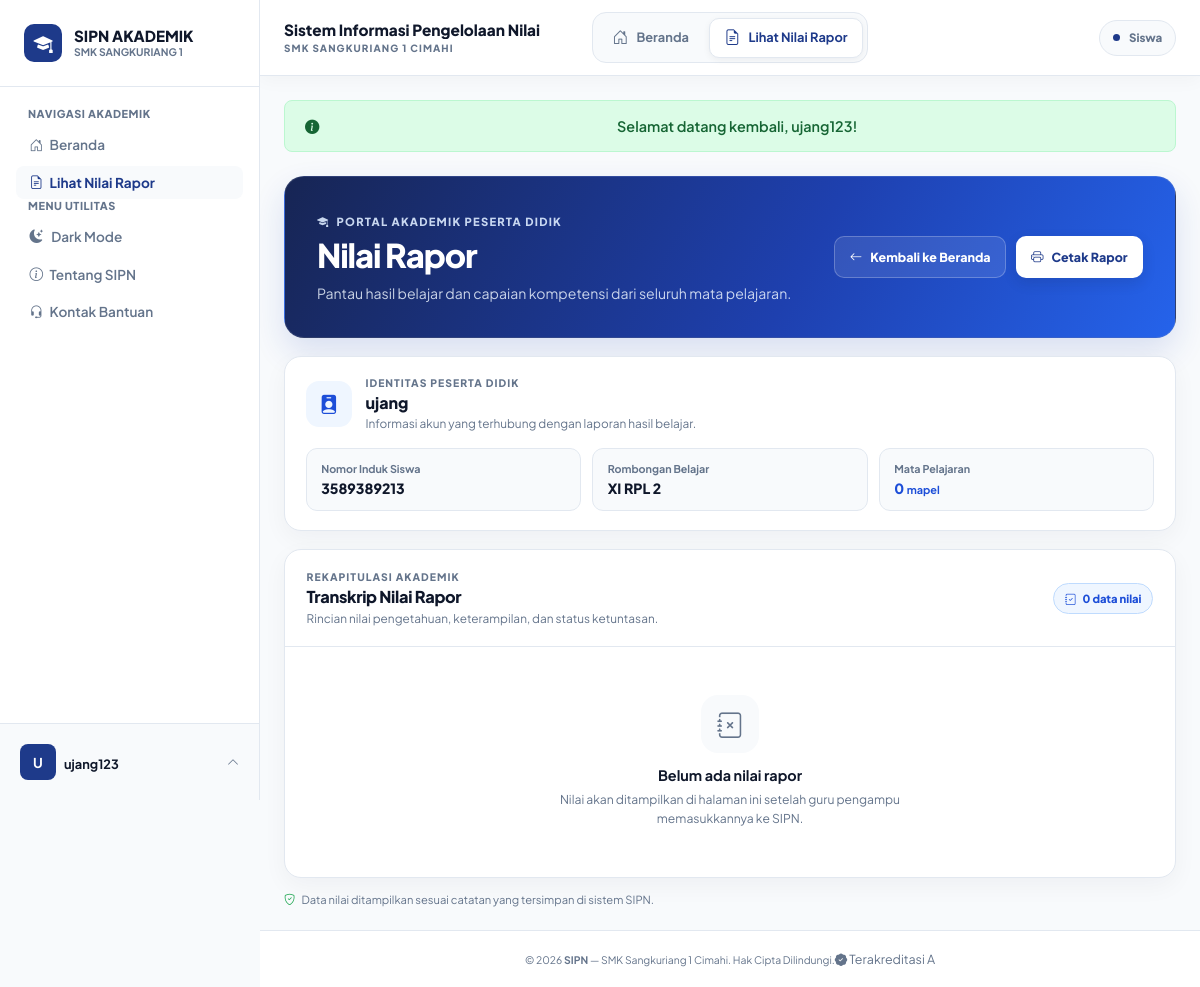
/siswa/lihat_nilai_rapor.php (signed in), run on the app's committed database.
### tables this page shows
CREATE TABLE `siswa` (
  `id` int(11) NOT NULL,
  `nis` varchar(10) NOT NULL,
  `nama` varchar(100) NOT NULL,
  `kelas` varchar(10) NOT NULL,
  `jenis_kelamin` enum('L','P') NOT NULL,
  `user_id` int(11) NOT NULL
);

### siswa/lihat_nilai_rapor.php (called while the page is built, shortened)
<?php
require_once __DIR__ . '/../includes/helper_fungsi.php';
require_once __DIR__ . '/../includes/helper_cek_login.php';
$user_id = (int) ($_SESSION['user_id'] ?? 0);
$query_siswa = mysqli_query(
    $conn,
    "SELECT id, nama, nis, kelas FROM siswa WHERE user_id = '$user_id' LIMIT 1"
);
$siswa = $query_siswa ? mysqli_fetch_assoc($query_siswa) : null;
$id_siswa = (int) ($siswa['id'] ?? 0);
$query_nilai = mysqli_query($conn, "
    SELECT
        nr.nilai_kkm,
        nr.nilai_pengetahuan,
        nr.nilai_keterampilan,
        nr.Keterangan,
        m.kode_mapel,
        m.nama_mapel,
        g.nama AS nama_guru
    FROM nilai_rapor nr
    JOIN mapel m ON nr.mapel_id = m.id
    JOIN guru g ON m.guru_id = g.id
    WHERE nr.siswa_id = '$id_siswa'
    ORDER BY m.nama_mapel ASC
");
$total_mapel = $query_nilai ? mysqli_num_rows($query_nilai) : 0;
require_once __DIR__ . '/../includes/template_header.php';
require __DIR__ . '/views/lihat_nilai_rapor_view.php';
require_once __DIR__ . '/../includes/template_footer.php';

### siswa/views/lihat_nilai_rapor_view.php (the view, shortened to what this page needs)
<div class="sipn-rapor-page">
    <section class="sipn-rapor-hero no-print" aria-labelledby="raporPageTitle">
        <div class="sipn-rapor-hero__copy">
            <span class="sipn-rapor-eyebrow">
                <i class="bi bi-mortarboard-fill" aria-hidden="true"></i>
                Portal Akademik Peserta Didik
            </span>
            <h1 id="raporPageTitle">Nilai Rapor</h1>
            <p>Pantau hasil belajar dan capaian kompetensi dari seluruh mata pelajaran.</p>
        </div>
        <div class="sipn-rapor-hero__actions">
            <a class="sipn-rapor-button sipn-rapor-button--secondary" href="<?= BASE_URL; ?>siswa/dashboard_siswa.php">
                <i class="bi bi-arrow-left" aria-hidden="true"></i>
                <span>Kembali ke Beranda</span>
            </a>
            <button type="button" data-print-trigger class="sipn-rapor-button sipn-rapor-button--primary">
                <i class="bi bi-printer" aria-hidden="true"></i>
                <span>Cetak Rapor</span>
            </button>
        </div>
    </section>
    <section class="sipn-rapor-identity" aria-label="Identitas peserta didik">
        <div class="sipn-rapor-identity__intro">
            <span class="sipn-rapor-identity__icon" aria-hidden="true"><i class="bi bi-person-badge-fill"></i></span>
            <div>
                <span class="sipn-rapor-section-kicker">Identitas Peserta Didik</span>
                <h2><?= htmlspecialchars((string) ($siswa['nama'] ?? 'Data siswa tidak tersedia'), ENT_QUOTES, 'UTF-8'); ?></h2>
                <p>Informasi akun yang terhubung dengan laporan hasil belajar.</p>
            </div>
        </div>
        <div class="sipn-rapor-identity__details">
            <div class="sipn-rapor-identity__item">
                <span>Nomor Induk Siswa</span>
                <strong><?= htmlspecialchars((string) ($siswa['nis'] ?? '-'), ENT_QUOTES, 'UTF-8'); ?></strong>
            </div>
            <div class="sipn-rapor-identity__item">
                <span>Rombongan Belajar</span>
                <strong><?= htmlspecialchars((string) ($siswa['kelas'] ?? '-'), ENT_QUOTES, 'UTF-8'); ?></strong>
            </div>
            <div class="sipn-rapor-identity__item sipn-rapor-identity__item--count">
                <span>Mata Pelajaran</span>
                <strong><?= number_format($total_mapel, 0, ',', '.'); ?> <small>mapel</small></strong>
            </div>
        </div>
    </section>
    <section class="sipn-rapor-card" aria-labelledby="raporTableTitle">
        <div class="sipn-rapor-card__header">
            <div>
                <span class="sipn-rapor-section-kicker">Rekapitulasi Akademik</span>
                <h2 id="raporTableTitle">Transkrip Nilai Rapor</h2>
                <p>Rincian nilai pengetahuan, keterampilan, dan status ketuntasan.</p>
            </div>
            <span class="sipn-rapor-total-pill">
                <i class="bi bi-journal-check" aria-hidden="true"></i>
                <?= number_format($total_mapel, 0, ',', '.'); ?> data nilai
            </span>
        </div>
        <?php if ($query_nilai && $total_mapel > 0): ?>
            <div class="sipn-rapor-table-wrap">
                <div class="table-responsive">
                    <table class="sipn-rapor-table">
                        <thead>
                            <tr>
                                <th rowspan="2" class="sipn-rapor-table__number">No.</th>
                                <th rowspan="2" class="sipn-rapor-table__subject">Mata Pelajaran</th>
                                <th rowspan="2" class="sipn-rapor-table__teacher">Guru Pengampu</th>
                                <th rowspan="2" class="sipn-rapor-table__center">KKM</th>
                                <th colspan="2" class="sipn-rapor-table__group">Capaian Kompetensi</th>
                                <th rowspan="2" class="sipn-rapor-table__center">Keterangan</th>
                            </tr>
                            <tr>
                                <th class="sipn-rapor-table__center">Pengetahuan</th>
                                <th class="sipn-rapor-table__center">Keterampilan</th>
                            </tr>
                        </thead>
                        <tbody>
                            <?php
                            $nomor = 1;
                            $urutan_baris = 0;
                            while ($row = mysqli_fetch_assoc($query_nilai)):
                                $keterangan = trim((string) ($row['Keterangan'] ?? '-'));
                                $is_tuntas = strtolower($keterangan) === 'tuntas';
                                $delay_baris = min($urutan_baris * 65, 780);
                            ?>
                                <tr class="sipn-rapor-row" style="--row-delay: <?= $delay_baris; ?>ms;">
                                    <td class="sipn-rapor-table__number"><?= $nomor++; ?></td>
                                    <td class="sipn-rapor-subject-cell">
                                        <strong><?= htmlspecialchars((string) $row['nama_mapel'], ENT_QUOTES, 'UTF-8'); ?></strong>
                                        <span><?= htmlspecialchars((string) $row['kode_mapel'], ENT_QUOTES, 'UTF-8'); ?></span>
                                    </td>
                                    <td class="sipn-rapor-teacher-cell"><?= htmlspecialchars((string) $row['nama_guru'], ENT_QUOTES, 'UTF-8'); ?></td>
                                    <td class="sipn-rapor-table__center"><span class="sipn-rapor-score sipn-rapor-score--target"><?= htmlspecialchars((string) $row['nilai_kkm'], ENT_QUOTES, 'UTF-8'); ?></span></td>
                                    <td class="sipn-rapor-table__center"><span class="sipn-rapor-score"><?= htmlspecialchars((string) $row['nilai_pengetahuan'], ENT_QUOTES, 'UTF-8'); ?></span></td>
                                    <td class="sipn-rapor-table__center"><span class="sipn-rapor-score"><?= htmlspecialchars((string) $row['nilai_keterampilan'], ENT_QUOTES, 'UTF-8'); ?></span></td>
                                    <td class="sipn-rapor-table__center">
                                        <span class="sipn-rapor-status <?= $is_tuntas ? 'sipn-rapor-status--success' : 'sipn-rapor-status--other'; ?>">
                                            <i class="bi <?= $is_tuntas ? 'bi-check-circle-fill' : 'bi-info-circle-fill'; ?>" aria-hidden="true"></i>
                                            <?= htmlspecialchars($keterangan, ENT_QUOTES, 'UTF-8'); ?>
                                        </span>
                                    </td>
                                </tr>
                            <?php
                                $urutan_baris++;
                            endwhile;
                            ?>
                        </tbody>
                    </table>
                </div>
            </div>
        <?php elseif ($query_nilai): ?>
            <div class="sipn-rapor-empty">
                <span class="sipn-rapor-empty__icon" aria-hidden="true"><i class="bi bi-journal-x"></i></span>
                <strong>Belum ada nilai rapor</strong>
                <p>Nilai akan ditampilkan di halaman ini setelah guru pengampu memasukkannya ke SIPN.</p>
            </div>
        <?php endif; ?>
    </section>
    <p class="sipn-rapor-footnote no-print">
        <i class="bi bi-shield-check" aria-hidden="true"></i>
        Data nilai ditampilkan sesuai catatan yang tersimpan di sistem SIPN.
    </p>
</div>

### assets/css/modules/00-foundation-theme.css (style rules this page uses)
:root { --primary-dark: #1e3a8a; --primary-hover: #1d4ed8; --accent-orange: #2563eb; --accent-peach: #eff6ff; --accent-peach-border: #bfdbfe; --text-dark: #0f172a; --text-muted: #64748b; --border-color: #e2e8f0; --bg-surface: #f8fafc; --card-bg: #ffffff; --app-sidebar-width: 260px; --app-sidebar-rail-width: 76px; --app-topbar-height: 68px; --font-sans: 'Plus Jakarta Sans', system-ui, -apple-system, sans-serif; }
* { box-sizing: border-box; margin: 0; padding: 0; font-family: var(--font-sans); }
html { min-width: 320px; }
body { background-color: var(--bg-surface); color: var(--text-dark); min-height: 100vh; font-family: var(--font-sans); overflow-x: hidden; }

### data on the page
siswa: nama "ujang", nis "3589389213", kelas "XI RPL 2"

### other printed values
$item['label'] "Beranda"
$item['label'] "Lihat Nilai Rapor"
substr($current_username, 0, 1) "U"
$current_username "ujang123"
$current_role_label "Siswa"
$pesan "Selamat datang kembali, ujang123!"
$total_mapel "0"
